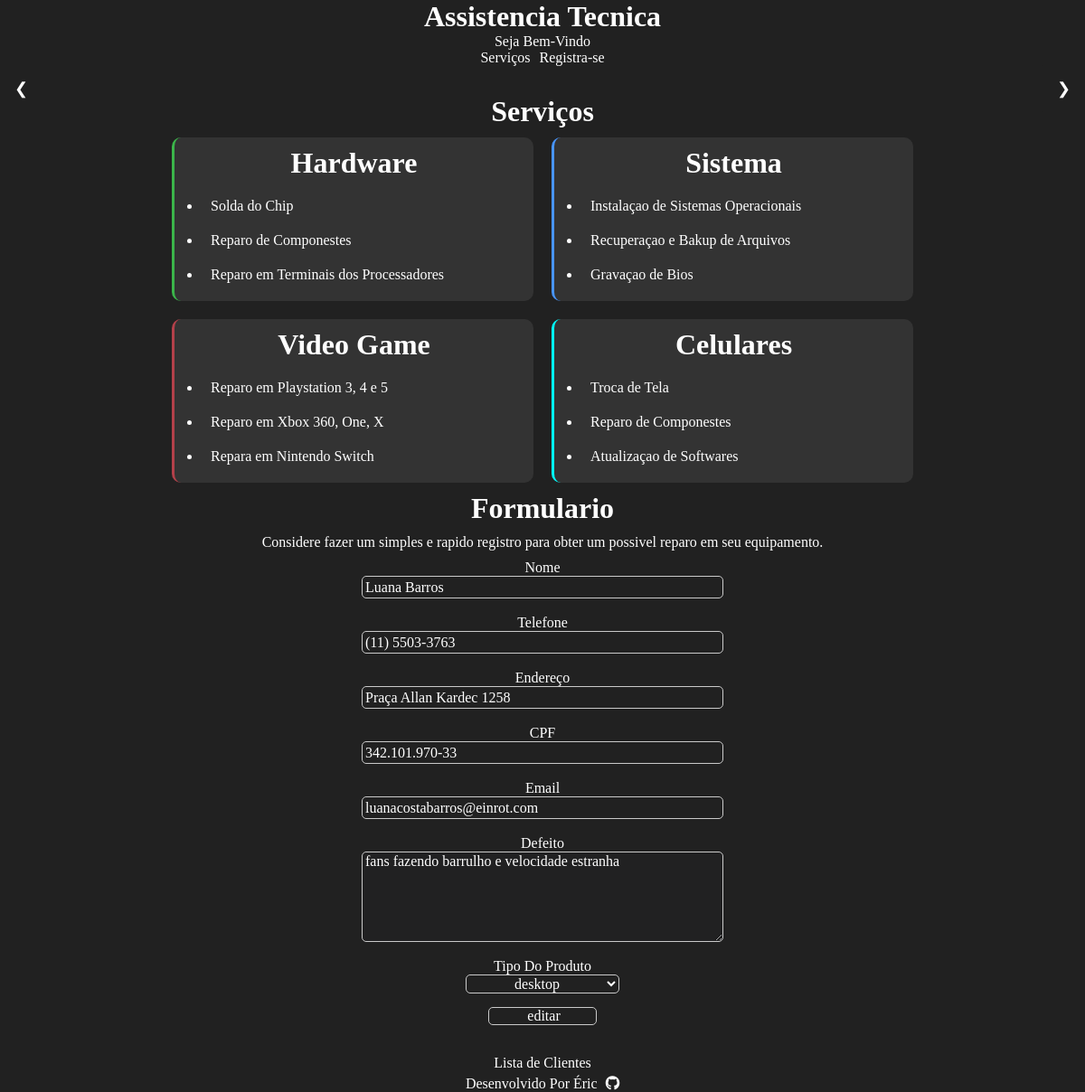
The page /Crud/editar.php?id_cliente=53 on the database its author committed.
### tables this page shows
CREATE TABLE `cliente` (
  `id_cliente` int(11) NOT NULL AUTO_INCREMENT,
  `nome` varchar(255) NOT NULL,
  `telefone` varchar(255) NOT NULL,
  `endereco` text NOT NULL,
  `cpf` varchar(15) NOT NULL,
  `email` text NOT NULL,
  `defeito` text NOT NULL,
  `id_produto` int(11) DEFAULT NULL,
  `dh_registro` datetime DEFAULT NULL,
  PRIMARY KEY (`id_cliente`)
);

### Poo/ClientesDao.php (called while the page is built, shortened)
<?php
class ClientesDao
{
    public function read_where($id_cliente)
    {
        $sql = "SELECT * FROM cliente WHERE id_cliente = $id_cliente";
        $connection = new Conexao();
        $con =  $connection->getConn();
        return mysqli_query($con, $sql);
    }
}

### Poo/ProdutoDao.php (called while the page is built, shortened)
<?php
class ProdutoDao
{
    public function read()
    {
        $sql = "SELECT * FROM produto";
        $connection = new Conexao();
        $con =  $connection->getConn();
        return mysqli_query($con, $sql);
    }
}

### Crud/editar.php (the view, shortened to what this page needs)
<?php
require_once '../Poo/ClientesDao.php';
$id_clientes = new Clientes();
$id_clientes->get($_GET);
$cliente = new Clientesdao();
$resultado = $cliente->read_where($id_clientes->getId_cliente());
$clientes = mysqli_fetch_array($resultado);
?>
<!DOCTYPE html>
<html lang="pt-br">
<head>
    <link rel="stylesheet" href="../Main/css/Style.css">
    <link rel="stylesheet" href="../Main/css/SliderShow.css">
</head>
<body>
    <header>
        <h1 class="titulos">Assistencia Tecnica</h1>
        <p class="textos">Seja Bem-Vindo</p>
        <nav>
            <ul>
                <li><a href="#Serviços" class="textos">Serviços</a></li>
                <li><a href="#Formulario" class="textos">Registra-se</a></li>
            </ul>
        </nav>
    </header>
    <section class="slideshow-container">
        <div class="mySlides fade">
        </div>
        <a class="prev" onclick="plusSlides(-1)">&#10094;</a>
        <a class="next" onclick="plusSlides(1)">&#10095;</a>
    </section>
    <h1 class="servicos titulos" id="Serviços">Serviços</h1>
    <section class="row">
        <div class="card green">
            <h2 class="titulos">Hardware</h2>
            <p>
            <ul>
                <li class="textos">Solda do Chip</li>
                <li class="textos">Reparo de Componestes</li>
                <li class="textos">Reparo em Terminais dos Processadores</li>
            </ul>
            </p>
        </div>
        <div class="card blue">
            <h2 class="titulos">Sistema</h2>
            <p>
            <ul>
                <li class="textos">Instalaçao de Sistemas Operacionais</li>
                <li class="textos">Recuperaçao e Bakup de Arquivos</li>
                <li class="textos">Gravaçao de Bios</li>
            </ul>
            </p>
        </div>
        <div class="card red">
            <h2 class="titulos">Video Game</h2>
            <p>
            <ul>
                <li class="textos">Reparo em Playstation 3, 4 e 5</li>
                <li class="textos">Reparo em Xbox 360, One, X</li>
                <li class="textos">Repara em Nintendo Switch</li>
            </ul>
            </p>
        </div>
        <div class="card cian">
            <h2 class="titulos">Celulares</h2>
            <p>
            <ul>
                <li class="textos">Troca de Tela</li>
                <li class="textos">Reparo de Componestes</li>
                <li class="textos">Atualizaçao de Softwares</li>
            </ul>
            </p>
        </div>
    </section>
    <section class="form">
        <h1 class="titulos" id="Formulario">Formulario</h1>
        <p class="textos">Considere fazer um simples e rapido registro para obter um possivel reparo em seu equipamento.
        </p>
        <form action="../Crud/update.php" method="post">
            <label for="nome" class="textos">Nome</label>
            <input class="textos" type="text" name="nome" id="nome" placeholder="Digite Seu Nome" required value="<?php echo $clientes['nome']; ?>"><br>
            <label for="telefone" class="textos">Telefone</label>
            <input class="textos" type="tel" name="telefone" id="telefone" placeholder="Digite Seu Telefone" required value="<?php echo $clientes['telefone']; ?>"><br>
            <label for="endereço" class="textos">Endereço</label>
            <input class="textos" type="text" name="endereco" id="endereco" placeholder="Digite Seu Endereço" required value="<?php echo $clientes['endereco']; ?>"><br>
            <label for="cpf" class="textos">CPF</label>
            <input class="textos" type="text" name="cpf" id="cpf" placeholder="Digite Seu Cpf" required value="<?php echo $clientes['cpf']; ?>"><br>
            <label for="email" class="textos">Email</label>
            <input class="textos" type="email" name="email" id="email" placeholder="Digite Seu Email" required value="<?php echo $clientes['email']; ?>"><br>
            <label for="defeito" class="textos">Defeito</label>
            <textarea class="textos" name="defeito" id="defeito" cols="30" rows="10" placeholder="Descreva o Defeito Do Equipamento" required><?php echo $clientes['defeito']; ?></textarea><br>
            <label class="textos" for="defeito">Tipo Do Produto</label>
            <select class="textos" required name="id_produto">
                <?php
                require_once '../Poo/ProdutoDao.php';
                $ProdutoDao = new ProdutoDao();
                $resultado = $ProdutoDao->read();
                while ($produtos = mysqli_fetch_array($resultado)) {
                    if ($produtos['id_produto'] == $clientes['id_produto']) {
                ?>
                        <option selected value="<?php echo $produtos['id_produto']; ?>"><?php echo $produtos['tipo']; ?> </option>
                    <?php
                    } else {
                    ?>
                        <option value="<?php echo $produtos['id_produto']; ?>"><?php echo $produtos['tipo']; ?> </option>
                <?php
                    }
                }
                ?>
            </select>
            <input class="textos" type="submit" name="btn-editar" value="editar"><br>
        </form>
        <a class="textos" href="../Main/TabelaAdm.php">Lista de Clientes</a>
    </section>
    <footer>
        <a target="_black" href="https://github.com/ericrq" class="textos">Desenvolvido Por Éric <i class="fa fa-github"></i></a>
    </footer>
</body>
</html>

### Main/css/Style.css (style rules this page uses)
* { margin: 0; padding: 0; outline: 0; box-sizing: border-box; background-color: #212121; scroll-behavior: smooth; text-decoration: none; }
.titulos { font-family: 'Sriracha', cursive; color: #fff; font-size: 2em; text-align: center; }
.textos { font-family: 'Passion One', cursive; color: #fff; font-size: 1em; }
header { text-align: center; margin-bottom: 10px; }
nav ul { list-style-type: none; margin: 0; padding: 0; display: flex; justify-content: center; }
nav a { margin-left: 5px; margin-right: 5px; }
.servicos { text-align: center; margin-top: 2px; }
.row { display: flex; justify-content: center; align-items: center; }
.card { border-radius: 10px; padding: 10px 30px; width: 400px; transition: all 0.3s ease-out; background-color: #333333; margin: 10px; }
.card h2 { padding-bottom: 10px; }
.card li { padding: 10px; }
.card>p, .card>h2, .card li { background-color: #333333; }
@media (max-width: 1300px) { .row { flex-wrap: wrap; } }
.blue { border-left: 3px solid #4895ff; }
.green { border-left: 3px solid #3bb54a; }
.red { border-left: 3px solid #b3404a; }
.cian { border-left: 3px solid #00ffff; }
.form { display: flex; flex-direction: column; align-items: center; }
form { width: 400px; height: 100%; display: flex; flex-direction: column; align-items: center; }
input { width: 100%; height: 25px; border-radius: 5px; background-color: #212121; border: 1px solid #cacaca; padding-left: 3px; }
::placeholder { font-family: 'Sriracha', cursive; font-size: 1em; color: #fff; text-align: center; }
textarea { border: 1px solid #cacaca; width: 100%; height: 100px; border-radius: 5px; background-color: #212122; padding: 1px 3px 0px 3px; }
select, option { width: 170px; border: 1px solid #cacaca; border-radius: 5px; text-align: center; }
button, input[type="submit"] { margin-top: 15px; border-radius: 5px; width: 30%; height: 100%; background-color: #212121; border: 1px solid #cacaca; cursor: pointer; margin-bottom: 15px; }
.form p { padding: 10px 55px; text-align: center; }
footer { display: flex; flex-direction: column; align-items: center; margin-top: 5px; }
footer i { padding-left: 5px; }

### Main/css/SliderShow.css (style rules this page uses)
* { box-sizing: border-box; margin: 0; padding: 0; }
.slideshow-container { width: 100%; position: relative; margin: auto; }
.mySlides { display: none; }
.prev, .next { cursor: pointer; position: absolute; top: 50%; width: auto; margin-top: -22px; padding: 16px; color: rgb(255, 255, 255); font-size: 18px; text-decoration: none; }
.next { right: 0; border-radius: 3px 0 0 3px; }

### rows shown on the page
cliente: nome "Luana Barros", telefone "(11) 5503-3763", endereco "Praça Allan Kardec 1258", cpf "342.101.970-33", email "luanacostabarros@einrot.com", defeito "fans fazendo barrulho e velocidade estranha"

### other values the page prints
form field id_produto "desktop"
